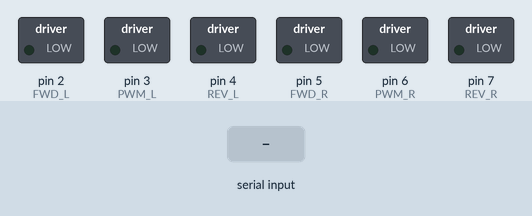
The sketch below on a simulated Arduino Uno, built with avr-gcc and run on an emulated ATmega328P. On the bench: switched loads named in the sketch (green lamp = pin HIGH). The test bench sets the inputs (shaded band).

Above: at 1.2 s.
1.3 s: "-" received over Serial
At 2.5 s:
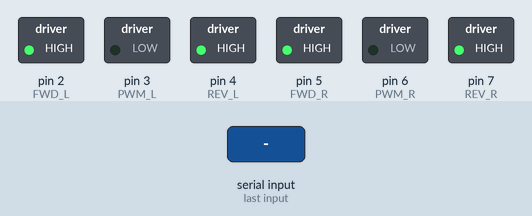
2.8 s: "L90\n" received over Serial
At 3.8 s:
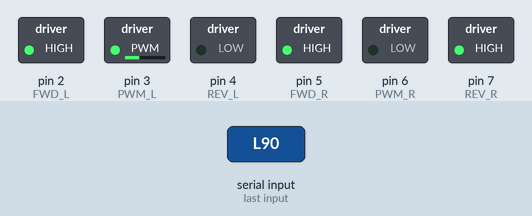
4.3 s: "R90\n" received over Serial
At 4.9 s:
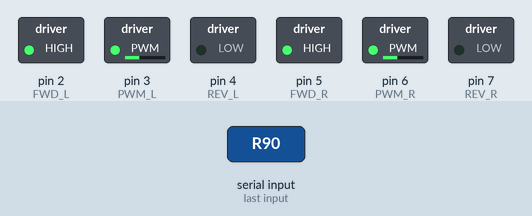
5.8 s: "L,45\n" received over Serial
At 7.2 s:
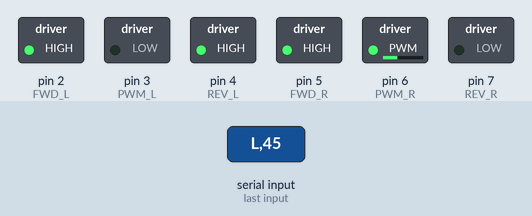
Timing chart, 0 to 8.3 s (numbered marks = the images above; inputs shaded):
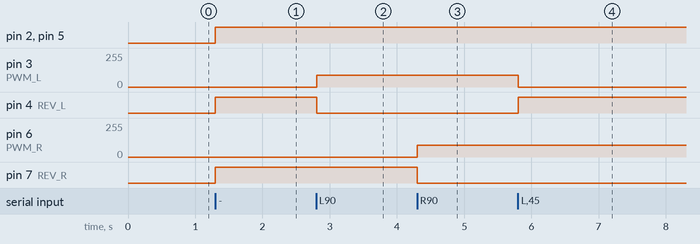

Measured:
- after the input at 1.3 s, pin 2 (FWD_L), pin 4 (REV_L), pin 5 (FWD_R), pin 7 (REV_R): LOW → HIGH at once
- after the input at 2.8 s, pin 3 (PWM_L): 0/255 → 90/255 at once; pin 4 (REV_L): HIGH → LOW at once
- after the input at 4.3 s, pin 6 (PWM_R): 0/255 → 90/255 at once; pin 7 (REV_R): HIGH → LOW at once
- after the input at 5.8 s, pin 3 (PWM_L): 90/255 → 0/255 at once; pin 4 (REV_L): LOW → HIGH at once

The sketch:

Locomo_speedcontrol.ino
```cpp
static int FWD_L = 2;  // forward pin of left motor
static int REV_L = 4;  // reverse pin of left motor
static int PWM_L = 3;  // pwm pin of left motor

static int FWD_R = 5;  // forward pin of right motor
static int REV_R = 7;  // reverse pin of right motor
static int PWM_R = 6;  // pwm pin of right motor

int speed_L = 0;  // revolution speed of left motor (0-255)
int speed_R = 0;  // revolution speed of right motor (0-255)

void setup() {
  // serial setting of baud rate
  Serial.begin(9600);

  // set motor control pins as outputs
  pinMode( FWD_L, OUTPUT );
  pinMode( REV_L, OUTPUT );
  pinMode( PWM_L, OUTPUT );
  pinMode( FWD_R, OUTPUT );
  pinMode( REV_R, OUTPUT );
  pinMode( PWM_R, OUTPUT );
}

void loop() {
    // no operation
}

// handle event of serial communication
void serialEvent() {
  if ( Serial.available() > 0 ) {
    int key = Serial.read();

    // get the integer value follow after 'L' or 'R', and set it as motor speed
    if (key=='L') { speed_L = readIntValue(); }
    if (key=='R') { speed_R = readIntValue(); }

    // settings of revolution speed
    analogWrite( PWM_L, abs(speed_L) );
    analogWrite( PWM_R, abs(speed_R) );

    // revolution control of motors
    if ( speed_L == 0 ) { motor_stop( FWD_L, REV_L ); }
    else if ( speed_L > 0 ) { motor_forward( FWD_L, REV_L ); }
    else if ( speed_L < 0 ) { motor_reverse( FWD_L, REV_L ); }

    if ( speed_R == 0 ) { motor_stop( FWD_R, REV_R ); }
    else if ( speed_R > 0 ) { motor_forward( FWD_R, REV_R ); }
    else if ( speed_R < 0 ) { motor_reverse( FWD_R, REV_R ); }
  }
}

// rotate a motor
void motor_forward( int pin_fwd, int pin_rev ) {
  digitalWrite( pin_fwd, HIGH );
  digitalWrite( pin_rev, LOW );
}

// rotate a motor in reverse
void motor_reverse( int pin_fwd, int pin_rev ) {
  digitalWrite( pin_fwd, LOW );
  digitalWrite( pin_rev, HIGH );
}

// stop a motor
void motor_stop( int pin_fwd, int pin_rev ) {
  digitalWrite( pin_fwd, HIGH );
  digitalWrite( pin_rev, HIGH );
}

// read an integer value
int readIntValue() {
  int i = 0;
  char string[10];

  while ( i < sizeof(string) ) {
    if ( Serial.available() ) {
      char c = Serial.read();
      if ( (c>='0' && c<='9') || c=='-' ) {
        string[i] = c;
        i++;
      } else {
        string[i] = '\0';
        break;
      }
    }
  }
  return atoi(string);
}
```
